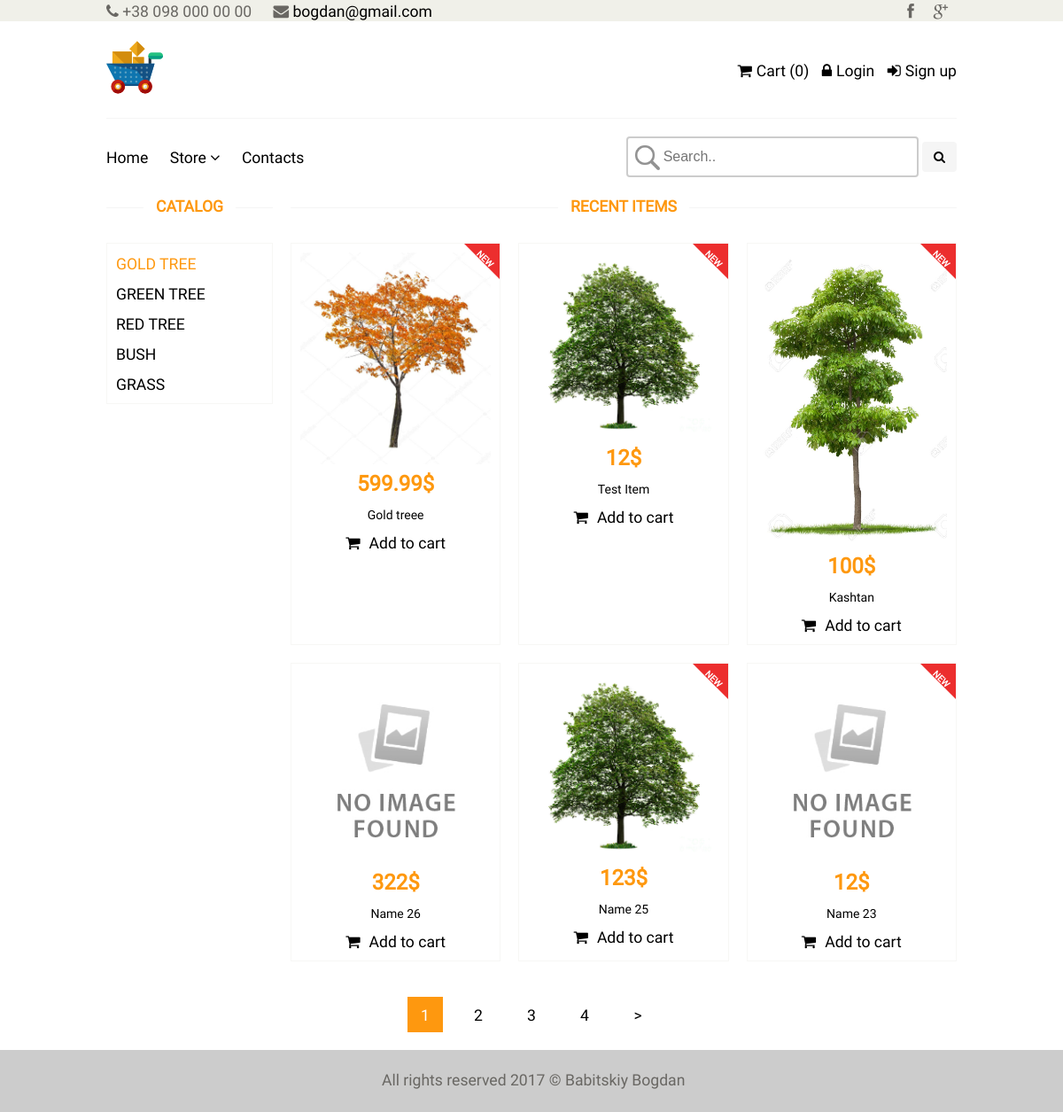
Page /category/1 on the committed database.
### tables this page shows
CREATE TABLE `category` (
  `id` int(11) NOT NULL,
  `name` varchar(255) NOT NULL,
  `sort_order` int(11) NOT NULL DEFAULT '0',
  `status` int(11) NOT NULL DEFAULT '1'
);

CREATE TABLE `product` (
  `id` int(11) NOT NULL,
  `name` varchar(255) NOT NULL,
  `category_id` int(11) NOT NULL,
  `code` int(11) NOT NULL,
  `price` float NOT NULL,
  `availability` tinyint(1) NOT NULL,
  `brand` varchar(255) NOT NULL,
  `description` text NOT NULL,
  `is_new` tinyint(1) NOT NULL DEFAULT '0',
  `is_recommended` tinyint(1) NOT NULL DEFAULT '0',
  `status` int(11) NOT NULL DEFAULT '1'
);

### config/routes.php (called while the page is built)
<?php
	return array (
		'product/([0-9]+)' => 'product/view/$1',
		'catalog/page-([0-9]+)' => 'catalog/index/$1',
		'catalog' => 'catalog/index',
		'user/myorders' => 'user/order',
		'user/cancel' => 'user/cancel',
		'user/([0-9]+)' => 'user/view/$1',
		'user/edit' => 'user/edit',
		'user/message' => 'user/message',
		'comment/delete/([0-9]+)' => 'comment/delete/$1',
		'category/([0-9]+)/page-([0-9]+)' => 'catalog/category/$1/$2',
		'category/([0-9]+)' => 'catalog/category/$1',
		'cart/checkout' => 'cart/checkout',
		'cart/addAjax/([0-9]+)' => 'cart/addAjax/$1',
		'cart/delete/([0-9]+)' => 'cart/delete/$1',
		'cart' => 'cart/index',
		'user/register' => 'user/register',
		'user/login' => 'user/login',
		'user/logout' => 'user/logout',
		'admin/product/create' => 'adminProduct/create',
		'admin/product/update/([0-9]+)' => 'adminProduct/update/$1',
		'admin/product/delete/([0-9]+)' => 'adminProduct/delete/$1',
		'admin/product' => 'adminProduct/index',
		'admin/category/create' => 'adminCategory/create',
		'admin/category/update/([0-9]+)' => 'adminCategory/update/$1',
		'admin/category/delete/([0-9]+)' => 'adminCategory/delete/$1',
		'admin/category' => 'adminCategory/index',
		'admin/order/create' => 'adminOrder/create',
		'admin/order/update/([0-9]+)' => 'adminOrder/update/$1',
		'admin/order/delete/([0-9]+)' => 'adminOrder/delete/$1',
		'admin/order/view/([0-9]+)' => 'adminOrder/view/$1',
		'admin/order' => 'adminOrder/index',
		'admin' => 'admin/index',
		'contacts' => 'site/contact',
		'search' => 'site/search',
		'' => 'site/index'
	);

### controllers/CatalogController.php (called while the page is built, shortened)
<?php
	class CatalogController
	{
		public function actionCategory($categoryId, $page = 1)
		{
			$categories = Category::getCategoriesList();
			$categoryProducts = Product::getProductsListByCategory($categoryId, $page);
			$total = Product::getTotalProductsInCategory($categoryId);
			$pagination = new Pagination($total, $page, Product::SHOW_BY_DEFAULT, 'page-');
			require_once ROOT . '/views/catalog/category.php';
			return true;
		}
	}

### index.php (called while the page is built, shortened)
<?php
	require_once ROOT . '/components/Autoload.php';
	$router = new Router ();
	$router->run ();

### models/Category.php (called while the page is built, shortened)
<?php
	class Category
	{
		public static function getCategoriesList()
		{
			$db = Db::getConnection();
			$categoryList = array();
			$result = $db->query('SELECT id, name FROM category '
				. 'ORDER BY sort_order ASC');
			$i = 0;
			while($row = $result->fetch()) {
				$categoryList[$i]['id'] = $row['id'];
				$categoryList[$i]['name'] = $row['name'];
				++ $i;
			}
			return $categoryList;
		}
	}

### models/Product.php (called while the page is built, shortened)
<?php
class Product
{
	public static function getProductsListByCategory($categoryId = false, $page = 1)
	{
		if ($categoryId) {
			$page = intval($page);
			$offset = ($page - 1) * self::SHOW_BY_DEFAULT;
			$db = Db::getConnection();
			$products = array();
			$result = $db->query("SELECT id, name, price, is_new FROM product "
					. "WHERE status = '1' AND category_id = '$categoryId' "
					. "ORDER BY id DESC "
					. "LIMIT " . self::SHOW_BY_DEFAULT
					. " OFFSET " . $offset);
		$i = 0;
		while($row = $result->fetch()){
			$products[$i]['id'] = $row['id'];
			$products[$i]['name'] = $row['name'];
			$products[$i]['price'] = $row['price'];
			$products[$i]['is_new'] = $row['is_new'];
			++ $i;
		}
		return $products;
		}
	}
	public static function getTotalProductsInCategory($categoryId)
	{
		$db = Db::getConnection();
		$result = $db->query('SELECT count(id) AS count FROM product '
			. 'WHERE status="1" AND category_id ="'.$categoryId.'"');
		$row = $result->fetch();
		return $row['count'];
	}
	public static function getImage($id)
	{
		$noImage = 'no_image.jpg';
		$path = '/upload/images/products/';
		$pathToProductImage = $path . $id . '.jpg';
		if(file_exists($_SERVER['DOCUMENT_ROOT'] . $pathToProductImage)) {
			return $pathToProductImage;
		}
		return $path . $noImage;
	}
}

### components/Autoload.php (called while the page is built, shortened)
<?php
spl_autoload_register(function ($class) {
        $array_path = array(
            '/models/',
            '/components/',
        );
        foreach ($array_path as $path) {
            $path = ROOT . $path . $class . '.php';
        }
});

### views/catalog/category.php (the view)
<?php include (ROOT . '/views/layouts/header.php'); ?>
<div class="container">
<aside class="aside">
	<h2 class="title">Catalog</h2>
	<ul>
	<?php foreach ($categories as $categoryItem): ?>
		<li><a href="/category/<?php echo $categoryItem['id'] ?>"
			class="<?php if($categoryId == $categoryItem['id']) echo 'active'; ?>">
			<?php echo $categoryItem['name']; ?>
			</a>
		</li>
	<?php endforeach; ?>
	</ul>
</aside>
<section class="section">
	<h2 class="title">Recent items</h2>
	<div class="section-items">
		<?php foreach($categoryProducts as $product): ?>
		<div class="item">
			<?php if($product['is_new']): ?>
			<div class="triangle"><p>new</p></div>
			<?php endif; ?>
			<img src="<?php echo Product::getImage($product['id']) ?>" alt="im">
			<h2 class="item-price"><?php echo $product['price'] ?>$</h2>
			<p class="item-name">
				<a href="/product/<?php echo $product['id'] ?>">
					<?php echo $product['name'] ?>
				</a>
			</p>
			<a href="#" data-id="<?php echo $product['id'] ?>" class="add-to-cart"><i class="fa fa-shopping-cart" aria-hidden="true"></i>Add to cart</a>
		</div>
		<?php endforeach; ?>
	</div>
</section>
	<?php echo $pagination->get(); ?>
</div>
<?php include (ROOT . '/views/layouts/footer.php'); ?>

### components/Router.php (shortened to what this page needs)
<?php
	class Router
	{
		private $routes;
		public function __construct()
		{
			$routesPath = ROOT . '/config/routes.php';
			$this->routes = include ( $routesPath );
		}
		private function getURI ()
		{
			if ( !empty ( $_SERVER['REQUEST_URI'] ) )
			{
				return trim ( $_SERVER['REQUEST_URI'], '/' );
			}
		}
		public function run ()
		{
			$uri = $this->getURI ();
			foreach ($this->routes as $uriPattern => $path)
			{
				if ( preg_match ( "~$uriPattern~", $uri) )
				{
					$internalRoute = preg_replace("~$uriPattern~", $path, $uri);
					$segments = explode ( '/', $internalRoute );
					$controllerName = array_shift ( $segments ) . 'Controller';
					$actionName = 'action' . ucfirst ( array_shift ( $segments ) );
					$parameters = $segments;
					$controllerObject = new $controllerName;
					if(method_exists($controllerObject, $actionName)) {
						$result = call_user_func_array (
							  array ( $controllerObject, $actionName ),
							  $parameters
						);
					}
					else {
						require_once ROOT . '/views/error/error404.html';
					}
					if ( $result != null )
					{
						break;
					}
				}
			}
		}
	}

### template/css/main.css (style rules this page uses)
body, html { height: 100%; }
.active { color: #FE980F; }
body { font: 1.1em Roboto, sans-serif; color: #696763; }
.container { display: grid; grid-gap: 20px; grid-template-columns: 1fr 4fr; min-height: 100%; margin: 0 10%; grid-template-areas: "sidebar section" "slider slider" }
h2.title { text-align: center; color: #FE980F; position: relative; text-transform: uppercase; font-weight: bold; margin: 0 auto 30px; overflow: hidden; vertical-align: middle; z-index: -2; }
h2.title::after, h2.title::before { content: ""; display: inline-block; vertical-align: middle; width: 100%; height: 1px; background-color: #f5f5f5; position: relative; z-index: -5; }
h2.title::before { margin-left: -100%; left: -14px; }
h2.title::after { margin-right: -100%; right: -14px; }
img { width: 100%; height: auto; }
img:not(.modal-content) { border-radius: 5px; cursor: pointer; transition: 0.3s; }

### template/css/layouts_style/content_style.css (style rules this page uses)
aside.aside ul, section.section .section-items .item { border: 1px solid #F7F7F5; }
aside.aside ul { padding: 10px; text-transform: uppercase; }
aside.aside ul { list-style: none; }
aside.aside ul li { margin-bottom: 10px; }
aside.aside ul li:last-child { margin-bottom: 0; }
aside.aside { grid-area: sidebar; }
section.section { grid-area: section; }
section.section .section-items { text-align: center; display: grid; grid-template-columns: repeat(3, 1fr); grid-gap: 20px; }
.item { padding: 10px; position: relative; }
.item p.item-name { margin-bottom: 10px; font-size: 14px; font-weight: 400; color: #696763; }
.item a { display: inline; padding: 5px 10px; transition: all .5s ease; }
.item a i { margin-right: 10px; }
h2.item-price { font-size: 24px; color: #FE980F; text-transform: uppercase; font-weight: bold; margin-bottom: 10px; }
.triangle { position: absolute; top: 20px; right: 60px; }
.triangle:after { z-index: 1; content: ''; position: absolute; left: 20px; bottom: -20px; border: 20px solid transparent; border-top: 20px solid #ec2e2e; border-right: 20px solid #ec2e2e; }
.triangle p { text-transform: uppercase; top: -10px; left: 33px; z-index: 2; color: #fff; font-weight: 600; position: absolute; font-size: 10px; transform: rotate(45deg); }

### rows in the picture
category: name "GOLD TREE"
category: name "GREEN TREE"
category: name "RED TREE"
category: name "BUSH"
category: name "GRASS"
product: is_new "NEW", shows a picture, price "599.99", name "Gold treee"
product: is_new "NEW", price "12", name "Test Item"
product: is_new "NEW", shows a picture, price "100", name "Kashtan"
product: price "322", name "Name 26"
product: is_new "NEW", price "123", name "Name 25"
product: is_new "NEW", price "12", name "Name 23"

### other values in the picture
$text "2"
$text "3"
$text "4"
$text ">"
